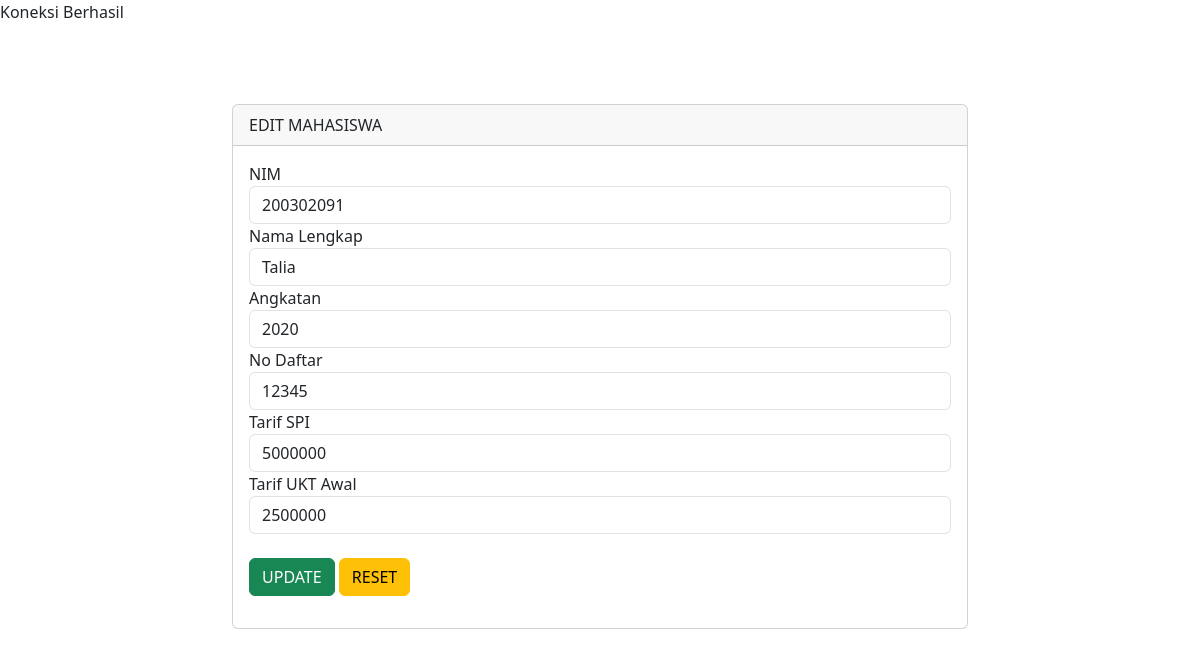
/edit.php?nim=200302091, run on the app's committed database.
### tables this page shows
CREATE TABLE IF NOT EXISTS `mahasiswa` (
  `nim` char(9) NOT NULL,
  `nama` varchar(50) DEFAULT NULL,
  `angkatan` char(4) DEFAULT NULL,
  `no_daftar` varchar(10) DEFAULT NULL,
  `no_va_daftar` varchar(16) DEFAULT NULL,
  `no_va_ukt` varchar(16) DEFAULT NULL,
  `tarif_spi` int(11) DEFAULT NULL,
  `tarif_ukt_awal` int(11) DEFAULT NULL,
  PRIMARY KEY (`nim`)
);

### edit.php (the view, shortened to what this page needs)
<?php
include ('koneksi.php');
$nim = $_GET['nim'];
$query = "SELECT * FROM mahasiswa WHERE nim = $nim LIMIT 1";
$result = mysqli_query($connection, $query);
$row = mysqli_fetch_array($result);
?>
<!doctype html>
<html lang="en">
<head>
    <link href="https://cdn.jsdelivr.net/npm/bootstrap@5.3.3/dist/css/bootstrap.min.css" rel="stylesheet"
>
</head>
<body>
    <div class="container" style="margin-top: 80px">
        <div class="row">
            <div class="col-md-8 offset-md-2">
                <div class="card">
                    <div class="card-header">
                        EDIT MAHASISWA
                    </div>
                    <div class="card-body">
                        <form action="update.php" method="POST">
                            <div class="form-group">
                                <label>NIM</label>
                                <input type="number" name="nim" value="<?php echo $row['nim'] ?>" class="form-control"
                                    readonly>
                            </div>
                            <div class="form-group">
                                <label>Nama Lengkap</label>
                                <input type="text" name="nama" value="<?php echo $row['nama'] ?>"
                                    placeholder="Masukkan Nama Mahasiswa" class="form-control">
                            </div>
                            <div class="form-group">
                                <label>Angkatan</label><br>
                                <select name="angkatan" id="" class="form-control">
                                    <option value="2020" <?php echo ($row['angkatan'] == '2020') ? 'selected' : '' ?>>2020
                                    </option>
                                </select>
                            </div>
                            <div class="form-group">
                                <label>No Daftar</label>
                                <input type="number" name="no_daftar" value="<?php echo $row['no_daftar'] ?>"
                                    placeholder="Masukan Nomor Pendaftaran" class="form-control">
                            </div>
                            <div class="form-group">
                                <label>Tarif SPI</label>
                                <input type="number" name="tarif_spi" value="<?php echo $row['tarif_spi'] ?>"
                                    placeholder="Masukan Jumlah SPI" class="form-control">
                            </div>
                            <div class="form-group">
                                <label>Tarif UKT Awal</label>
                                <input type="number" name="tarif_ukt_awal" value="<?php echo $row['tarif_ukt_awal'] ?>"
                                    placeholder="Masukan Jumlah UKT" class="form-control">
                            </div><br>
                            <button type="submit" class="btn btn-success">UPDATE</button>
                            <button type="reset" class="btn btn-warning">RESET</button>
                        </form>
                    </div>
                </div>
            </div>
        </div>
    </div>
</body>
</html>

### data on the page
mahasiswa: nim "200302091", nama "Talia", angkatan "2020", no_daftar "12345", tarif_spi "5000000", tarif_ukt_awal "2500000"
